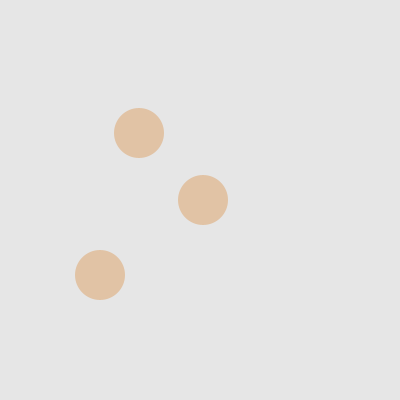
Frame 1 (no input)
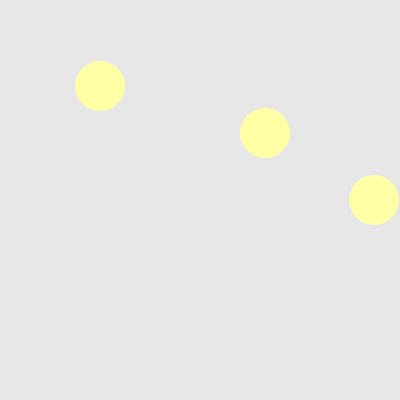
Frame 60 (the mouse pressed at the canvas centre just before this capture)
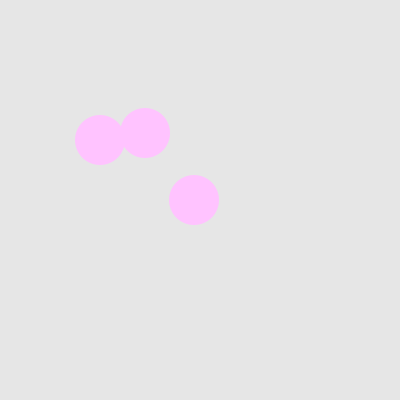
Frame 120 (the mouse held since frame 60 and released just before this capture)

The Processing sketch that drew these frames (run headless with seeded random() and noise(); from frame 60 on, the mouse is pressed at the canvas centre):

// Processing sketch: processing_127520
// ── processing_127520.pde

// josefina rovira
// 9/01/14
// the keyboard is different from american keyboard
/*
Bouncing Balls by Xiaofeng Lin
Multiple balls going back and forth in different speeds
*/
 
 
int xPos;
int yPos;
 
int xPos2;
int yPos2;
 
int xPos3;
int yPos3;
 
//speeds of balls
int velocity;
int velocity2;
int velocity3;
 
void setup(){
   size(400,400);
   xPos = width/2;
   yPos = height/2;
  
   xPos2 = width/3;
   yPos2 = height/3;
    
   xPos3 = width/4;
   yPos3 = height*2/3;
    
   velocity = 3;
   velocity2 = 6;
   velocity3 = 9;
}
 
void draw(){
   background(230);
   fill(0,255,0);
    
   //middle ball
   xPos += velocity;
    
   if(xPos >= width-25 || xPos <= 25) {
   velocity = -velocity;
    
   }
  
   noStroke();
   fill(255-velocity*10,255-velocity2*10,255-velocity3*10);
   ellipse(xPos,yPos,50,50);
 
 
   //upper ball
   xPos2 += velocity2;
   
   if(xPos2 >= width-25 || xPos2 <= 25) {
   velocity2 = -velocity2;
    
   }
   fill(255-velocity*10,255-velocity2*10,255-velocity3*10);
   ellipse(xPos2,yPos2,50,50);
    
    
   //vertical ball
   yPos3 += velocity3;
   
   if(yPos3 >= height-25 || yPos3 <= 25) {
   velocity3 = -velocity3;
    
   }
   fill(255-velocity*10,255-velocity2*10,255-velocity3*10);
   ellipse(xPos3,yPos3,50,50);
 
 
}

    
